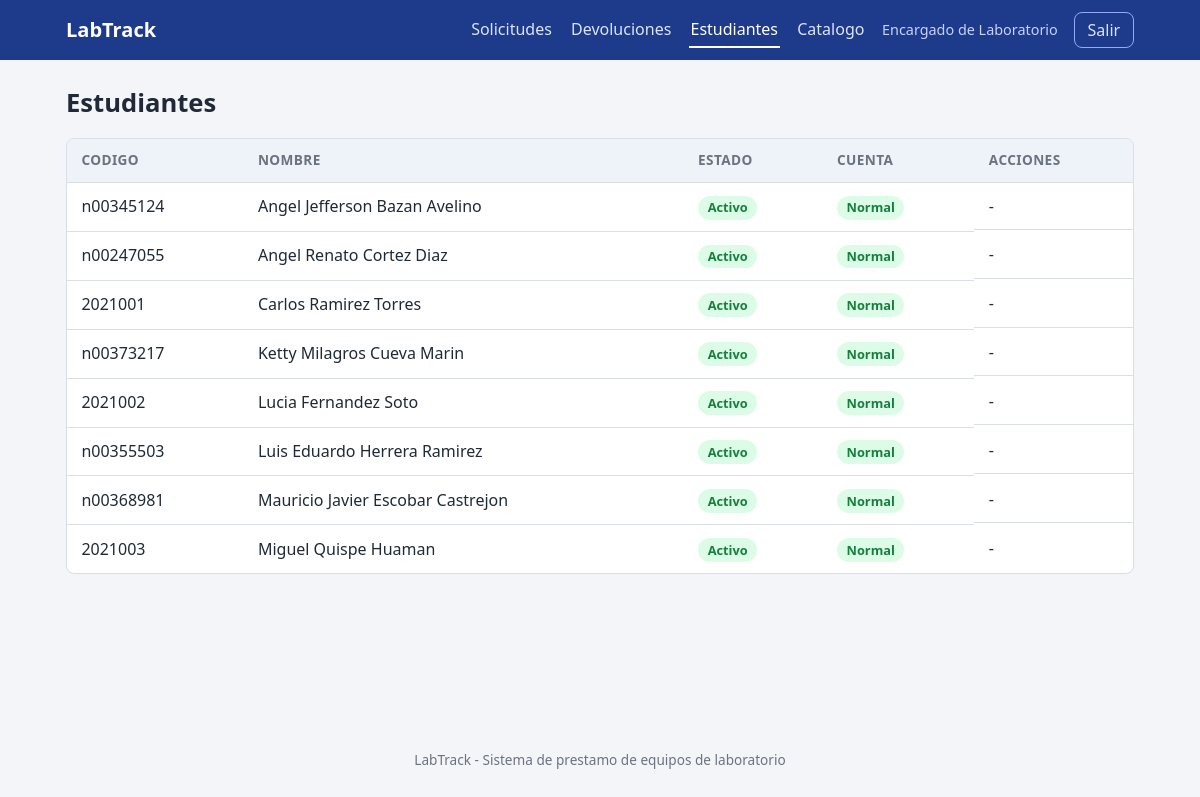
The app's page /admin/estudiantes.php (signed in) with its own data.
### tables this page shows
CREATE TABLE `usuarios` (
  `id` int(11) NOT NULL,
  `codigo` varchar(20) NOT NULL,
  `nombre` varchar(100) NOT NULL,
  `password` varchar(255) NOT NULL,
  `rol` enum('estudiante','encargado') NOT NULL DEFAULT 'estudiante',
  `estado` enum('Activo','Penalizado') NOT NULL DEFAULT 'Activo',
  `intentos_fallidos` tinyint(3) UNSIGNED NOT NULL DEFAULT 0,
  `bloqueado_hasta` datetime DEFAULT NULL,
  `creado_en` timestamp NOT NULL DEFAULT current_timestamp()
);

### includes/auth.php (called while the page is built, shortened)
<?php
require_once __DIR__ . '/db.php';
function base_url(string $path = ''): string
{
    static $base = null;
    if ($base === null) {
        $root = str_replace('\\', '/', realpath(__DIR__ . '/..'));
        $doc = str_replace('\\', '/', realpath($_SERVER['DOCUMENT_ROOT'] ?? ''));
        $base = ($doc && strpos($root, $doc) === 0) ? substr($root, strlen($doc)) : '';
        $base = rtrim($base, '/');
    }
    return $base . '/' . ltrim($path, '/');
}
function e($v): string
{
    return htmlspecialchars((string)$v, ENT_QUOTES, 'UTF-8');
}
function usuario_actual(): ?array
{
    $st = db()->prepare('SELECT id, codigo, nombre, rol, estado FROM usuarios WHERE id = ?');
    $st->execute([$_SESSION['uid']]);
    $u = $st->fetch();
    return $u;
}
function requiere_login(?string $rol = null): array
{
    $u = usuario_actual();
    return $u;
}

### includes/db.php (called while the page is built, shortened)
<?php
function db(): PDO
{
    static $pdo = null;
    if ($pdo === null) {
        try {
            $pdo = new PDO(
                'mysql:host=' . DB_HOST . ';dbname=' . DB_NAME . ';charset=utf8mb4',
                DB_USER,
                DB_PASS,
                [
                    PDO::ATTR_ERRMODE => PDO::ERRMODE_EXCEPTION,
                    PDO::ATTR_DEFAULT_FETCH_MODE => PDO::FETCH_ASSOC,
                    PDO::ATTR_EMULATE_PREPARES => false,
                ]
            );
            $pdo->exec("SET time_zone = '" . date('P') . "'");
        } catch (PDOException $e) {
            http_response_code(500);
            die('<h1>Error de conexion</h1><p>No se pudo conectar a la base de datos. '
                . 'Verifique que MySQL este activo en XAMPP y que haya importado database/labtrack.sql.</p>');
        }
    }
    return $pdo;
}

### admin/estudiantes.php (the view, shortened to what this page needs)
<?php
require_once __DIR__ . '/../includes/funciones.php';
$usuario = requiere_login('encargado');
$pdo = db();
$alumnos = $pdo->query("SELECT id, codigo, nombre, estado, bloqueado_hasta FROM usuarios WHERE rol = 'estudiante' ORDER BY nombre")->fetchAll();
include __DIR__ . '/../includes/header.php';
?>
<h1>Estudiantes</h1>
<div class="tabla-wrap">
    <table class="tabla">
        <thead><tr><th>Codigo</th><th>Nombre</th><th>Estado</th><th>Cuenta</th><th>Acciones</th></tr></thead>
        <tbody>
        <?php foreach ($alumnos as $a): $bloq = $a['bloqueado_hasta'] && strtotime($a['bloqueado_hasta']) > time(); ?>
            <tr>
                <td data-label="Codigo"><?= e($a['codigo']) ?></td>
                <td data-label="Nombre"><?= e($a['nombre']) ?></td>
                <td data-label="Estado"><?= badge($a['estado']) ?></td>
                <td data-label="Cuenta"><?= $bloq ? '<span class="badge badge-bad">Bloqueada</span>' : '<span class="badge badge-ok">Normal</span>' ?></td>
                <td data-label="Acciones" class="acciones">
                    <?php if ($a['estado'] !== 'Penalizado' && !$bloq): ?>-<?php endif; ?>
                </td>
            </tr>
        <?php endforeach; ?>
        </tbody>
    </table>
</div>
<?php include __DIR__ . '/../includes/footer.php'; ?>

### includes/header.php (shortened to what this page needs)
<?php
require_once __DIR__ . '/auth.php';
$usuario = $usuario ?? usuario_actual();
$actual = basename($_SERVER['SCRIPT_NAME']);
function nav_link(string $href, string $texto, string $actual): string
{
    $activo = basename($href) === $actual ? ' class="activo"' : '';
    return '<a href="' . e(base_url($href)) . '"' . $activo . '>' . e($texto) . '</a>';
}
?>
<!DOCTYPE html>
<html lang="es">
<head>
    <link rel="stylesheet" href="<?= e(base_url('assets/css/style.css')) ?>">
</head>
<body>
<header class="topbar">
    <div class="topbar-inner">
        <a class="brand" href="<?= e(base_url('index.php')) ?>"><?= APP_NAME ?></a>
        <?php if ($usuario): ?>
            <nav class="nav" id="nav">
                <?php if ($usuario['rol'] === 'estudiante'): ?>
                    <?= nav_link('catalogo.php', 'Catalogo', $actual) ?>
                    <?= nav_link('reservar.php', 'Reservar', $actual) ?>
                    <?= nav_link('mis_reservas.php', 'Mis reservas', $actual) ?>
                <?php else: ?>
                    <?= nav_link('admin/solicitudes.php', 'Solicitudes', $actual) ?>
                    <?= nav_link('admin/devoluciones.php', 'Devoluciones', $actual) ?>
                    <?= nav_link('admin/estudiantes.php', 'Estudiantes', $actual) ?>
                    <?= nav_link('catalogo.php', 'Catalogo', $actual) ?>
                <?php endif; ?>
                <span class="nav-user"><?= e($usuario['nombre']) ?></span>
                <a class="btn-salir" href="<?= e(base_url('logout.php')) ?>">Salir</a>
            </nav>
        <?php endif; ?>
    </div>
</header>
<main class="container">

### includes/funciones.php (shortened to what this page needs)
<?php
require_once __DIR__ . '/auth.php';
function badge(string $estado): string
{
    $mapa = [
        'Disponible' => 'ok', 'Aprobada' => 'ok', 'Activo' => 'ok', 'Devuelta' => 'info',
        'Prestado' => 'warn', 'Pendiente' => 'warn',
        'Rechazada' => 'bad', 'Penalizado' => 'bad',
    ];
    return '<span class="badge badge-' . ($mapa[$estado] ?? 'info') . '">' . e($estado) . '</span>';
}

### assets/css/style.css (style rules this page uses)
:root { --primario: #1d4ed8; --primario-osc: #1e3a8a; --fondo: #f3f5f9; --texto: #1f2937; --suave: #6b7280; --borde: #d9dee7; --ok: #15803d; --warn: #b45309; --bad: #b91c1c; --radio: 8px; }
* { box-sizing: border-box; }
html { font-size: 16px; }
body { margin: 0; font-family: "Segoe UI", Roboto, Helvetica, Arial, sans-serif; background: var(--fondo); color: var(--texto); line-height: 1.5; min-height: 100vh; display: flex; flex-direction: column; }
h1 { font-size: 1.6rem; margin: 0 0 1rem; }
a { color: var(--primario); }
.topbar { background: var(--primario-osc); color: #fff; }
.topbar-inner { max-width: 1100px; margin: 0 auto; padding: .75rem 1rem; display: flex; align-items: center; justify-content: space-between; flex-wrap: wrap; gap: .5rem; }
.brand { color: #fff; font-weight: 700; font-size: 1.25rem; text-decoration: none; }
.nav { display: flex; align-items: center; gap: 1rem; flex-wrap: wrap; }
.nav a { color: #dbe4ff; text-decoration: none; padding: .3rem .1rem; border-bottom: 2px solid transparent; }
.nav a:hover, .nav a.activo { color: #fff; border-bottom-color: #fff; }
.nav-user { color: #c7d2fe; font-size: .9rem; }
.nav .btn-salir { border: 1px solid #93a8ff; border-radius: var(--radio); padding: .3rem .8rem; }
.container { width: 100%; max-width: 1100px; margin: 0 auto; padding: 1.5rem 1rem; flex: 1; }
.tabla-wrap { background: #fff; border: 1px solid var(--borde); border-radius: var(--radio); overflow-x: auto; margin-bottom: 1rem; }
.tabla { width: 100%; border-collapse: collapse; }
.tabla th, .tabla td { padding: .7rem .9rem; text-align: left; border-bottom: 1px solid var(--borde); vertical-align: top; }
.tabla th { background: #eef2f9; font-size: .85rem; text-transform: uppercase; letter-spacing: .03em; color: var(--suave); }
.tabla tr:last-child td { border-bottom: 0; }
.acciones { display: flex; gap: .5rem; flex-wrap: wrap; align-items: flex-start; }
.badge { display: inline-block; padding: .15rem .6rem; border-radius: 999px; font-size: .8rem; font-weight: 600; }
.badge-ok { background: #dcfce7; color: var(--ok); }

### records on screen
usuarios: nombre "Encargado de Laboratorio"
usuarios: codigo "n00345124", nombre "Angel Jefferson Bazan Avelino", estado "Activo", shows "Normal"
usuarios: codigo "n00247055", nombre "Angel Renato Cortez Diaz", estado "Activo", shows "Normal"
usuarios: codigo "2021001", nombre "Carlos Ramirez Torres", estado "Activo", shows "Normal"
usuarios: codigo "n00373217", nombre "Ketty Milagros Cueva Marin", estado "Activo", shows "Normal"
usuarios: codigo "2021002", nombre "Lucia Fernandez Soto", estado "Activo", shows "Normal"
usuarios: codigo "n00355503", nombre "Luis Eduardo Herrera Ramirez", estado "Activo", shows "Normal"
usuarios: codigo "n00368981", nombre "Mauricio Javier Escobar Castrejon", estado "Activo", shows "Normal"
usuarios: codigo "2021003", nombre "Miguel Quispe Huaman", estado "Activo", shows "Normal"

### other values on screen
APP_NAME "LabTrack"
$texto "Solicitudes Devoluciones Estudiantes Catalogo"
